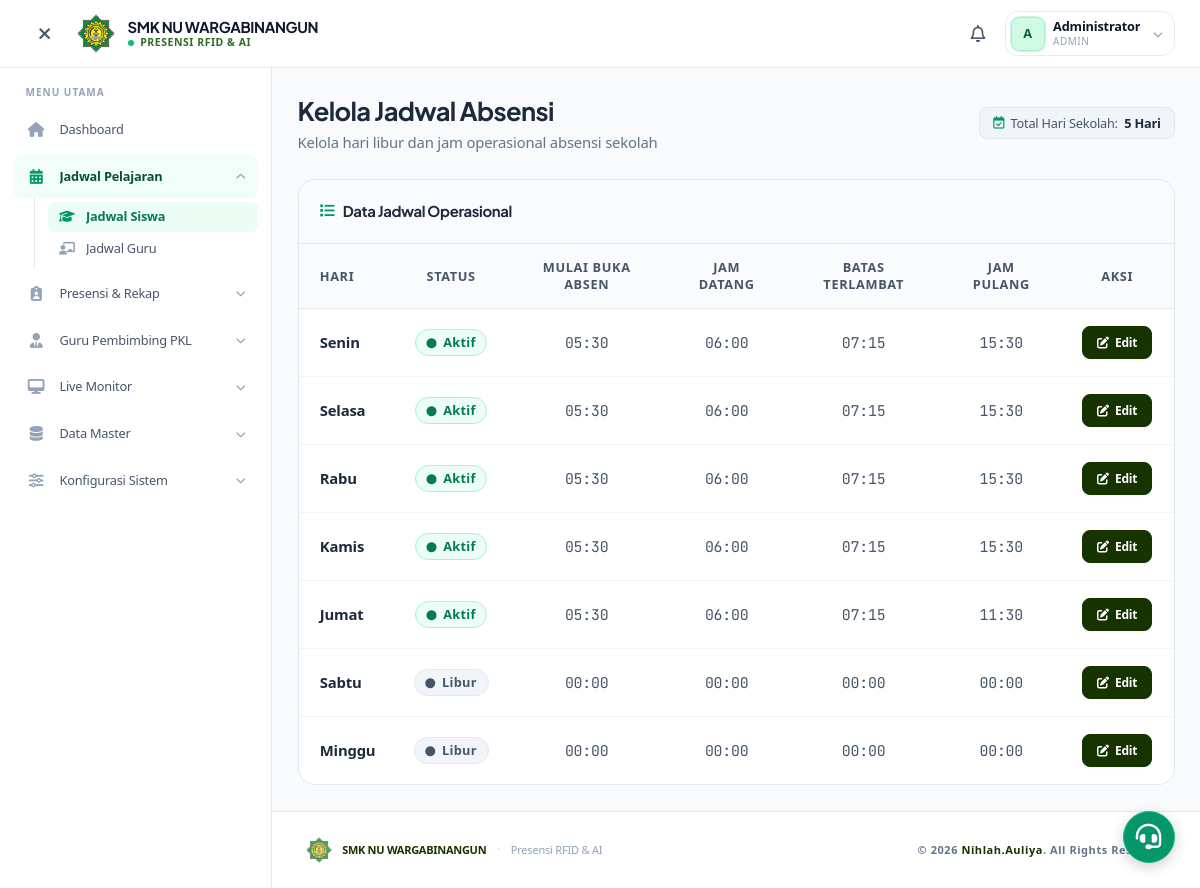
Screenshot of /web/public/jadwal (signed in) with the database file from the repository.
### tables this page shows
CREATE TABLE jadwal_siswa (
    id INT AUTO_INCREMENT PRIMARY KEY,
    hari ENUM('Senin', 'Selasa', 'Rabu', 'Kamis', 'Jumat', 'Sabtu', 'Minggu') NOT NULL UNIQUE,
    jam_mulai_absensi TIME NOT NULL,
    jam_datang TIME NOT NULL,
    batas_terlambat TIME NOT NULL,
    jam_pulang TIME NOT NULL,
    status_aktif BOOLEAN DEFAULT TRUE,
    created_at TIMESTAMP DEFAULT CURRENT_TIMESTAMP
);

### web/app/core/Controller.php (called while the page is built, shortened)
<?php
class Controller {
    public function view($view, $data = []) {
        require_once __DIR__ . '/../views/' . $view . '.php';
    }
    public function model($model) {
        return new $model;
    }
}

### web/app/controllers/JadwalController.php (called while the page is built, shortened)
<?php
class JadwalController extends Controller {
    public function index() {
        $data['judul'] = 'Kelola Jadwal Absensi';
        $data['jadwal'] = $this->model('Jadwal')->getAll();
        $this->view('jadwal/index', $data);
    }
}

### web/app/core/App.php (called while the page is built, shortened)
<?php
class App {
    protected $method = 'index';
    protected $params = [];
    public function __construct() {
        $this->controller = new $this->controller;
        call_user_func_array([$this->controller, $this->method], $this->params);
    }
}

### web/public/index.php (called while the page is built, shortened)
<?php
$app = new App();

### web/app/core/Database.php (called while the page is built, shortened)
<?php
class Database {
    private $host = DB_HOST;
    private $user = DB_USER;
    private $pass = DB_PASS;
    private $db_name = DB_NAME;
    private $dbh;
    private $stmt;
    public function __construct() {
        $portStr = (defined('DB_PORT') && DB_PORT) ? ';port=' . DB_PORT : '';
        $dsn = 'mysql:host=' . $this->host . $portStr . ';dbname=' . $this->db_name . ';charset=utf8mb4';
        $isVercel = isset($_SERVER['VERCEL']) || isset($_ENV['VERCEL']) || (isset($_SERVER['HTTP_HOST']) && strpos($_SERVER['HTTP_HOST'], 'vercel.app') !== false);
        $option = [
            PDO::ATTR_PERSISTENT => !$isVercel,
            PDO::ATTR_ERRMODE => PDO::ERRMODE_EXCEPTION,
            PDO::MYSQL_ATTR_INIT_COMMAND => "SET time_zone = '+07:00'"
        ];
        try {
            $this->dbh = new PDO($dsn, $this->user, $this->pass, $option);
            $this->dbh->exec("SET time_zone = '+07:00'");
        } catch (PDOException $e) {
            error_log("Database Error: " . $e->getMessage());
            if ($isVercel) {
                $this->renderVercelDbNotice($e->getMessage());
                exit;
            }
            die("Terjadi kesalahan pada koneksi database. Silakan hubungi administrator.");
        }
    }
        ?>
        <?php
    public function query($query) {
        $this->stmt = $this->dbh->prepare($query);
    }
    public function bind($param, $value, $type = null) {
        if (is_null($type)) {
            switch (true) {
                case is_int($value):
                    $type = PDO::PARAM_INT;
                    break;
                default:
                    $type = PDO::PARAM_STR;
            }
        }
        $this->stmt->bindValue($param, $value, $type);
    }
    public function execute() {
        try {
            return $this->stmt->execute();
        } catch (PDOException $e) {
            $logFile = dirname(__DIR__) . '/storage/logs/error.log';
            $msg = '[' . date('Y-m-d H:i:s') . '] ' . $e->getMessage() . PHP_EOL;
            @file_put_contents($logFile, $msg, FILE_APPEND);
            throw $e;
        }
    }
    public function resultSet() {
        $this->execute();
        return $this->stmt->fetchAll(PDO::FETCH_OBJ);
    }
}

### web/app/models/Jadwal.php (called while the page is built, shortened)
<?php
class Jadwal extends Model {
    public function getAll() {
        $this->db->query("SELECT * FROM jadwal_siswa ORDER BY FIELD(hari, 'Senin', 'Selasa', 'Rabu', 'Kamis', 'Jumat', 'Sabtu', 'Minggu')");
        return $this->db->resultSet();
    }
}

### web/app/core/Model.php (called while the page is built, shortened)
<?php
class Model {
    public function __construct() {
        $this->db = new Database();
    }
}

### web/app/views/jadwal/index.php (the view, shortened to what this page needs)
<div id="pageContent" class="w-full space-y-6">
    <div class="flex flex-col sm:flex-row sm:items-center sm:justify-between gap-4">
        <div>
            <h1 class="text-xl sm:text-2xl font-bold text-slate-800 dark:text-white tracking-tight">Kelola Jadwal Absensi</h1>
            <p class="text-slate-500 dark:text-slate-400 text-xs sm:text-sm mt-1">Kelola hari libur dan jam operasional absensi sekolah</p>
        </div>
        <div class="flex gap-2 flex-wrap items-center">
            <?php
                $totalAktif = 0;
                if (!empty($data['jadwal']) && is_array($data['jadwal'])) {
                    foreach ($data['jadwal'] as $j) {
                        if (!empty($j->status_aktif)) $totalAktif++;
                    }
                }
            ?>
            <span class="text-xs text-slate-600 dark:text-slate-300 bg-slate-100 dark:bg-slate-800 px-3 py-1.5 rounded-lg border border-slate-200 dark:border-slate-700 flex items-center gap-1.5">
                <i class="fa-regular fa-calendar-check text-emerald-600 dark:text-emerald-400"></i>
                Total Hari Sekolah: <span class="font-semibold text-slate-800 dark:text-white"><?= $totalAktif ?> Hari</span>
            </span>
        </div>
    </div>
    <div class="bg-white dark:bg-slate-800 rounded-2xl border border-slate-200 dark:border-slate-700 shadow-xs overflow-hidden">
        <div class="p-5 border-b border-slate-200 dark:border-slate-700 bg-slate-50/70 dark:bg-slate-800/80">
            <h2 class="text-sm font-bold text-slate-800 dark:text-white flex items-center gap-2 tracking-tight">
                <i class="fa-solid fa-list text-emerald-600 dark:text-emerald-400"></i> Data Jadwal Operasional
            </h2>
        </div>
        <div class="overflow-x-auto">
            <table class="w-full min-w-[640px] text-xs sm:text-sm text-left">
                <thead>
                    <tr class="bg-slate-50/80 dark:bg-slate-900/60 border-b border-slate-200 dark:border-slate-700">
                        <th class="px-5 py-3.5 font-semibold text-slate-600 dark:text-slate-400 text-xs uppercase tracking-wider">Hari</th>
                        <th class="text-center px-4 py-3.5 font-semibold text-slate-600 dark:text-slate-400 text-xs uppercase tracking-wider">Status</th>
                        <th class="text-center px-4 py-3.5 font-semibold text-slate-600 dark:text-slate-400 text-xs uppercase tracking-wider">Mulai Buka Absen</th>
                        <th class="text-center px-4 py-3.5 font-semibold text-slate-600 dark:text-slate-400 text-xs uppercase tracking-wider">Jam Datang</th>
                        <th class="text-center px-4 py-3.5 font-semibold text-slate-600 dark:text-slate-400 text-xs uppercase tracking-wider">Batas Terlambat</th>
                        <th class="text-center px-4 py-3.5 font-semibold text-slate-600 dark:text-slate-400 text-xs uppercase tracking-wider">Jam Pulang</th>
                        <th class="text-center px-5 py-3.5 w-24 font-semibold text-slate-600 dark:text-slate-400 text-xs uppercase tracking-wider">Aksi</th>
                    </tr>
                </thead>
                <tbody class="divide-y divide-slate-100 dark:divide-slate-700/60">
                    <?php if (!empty($data['jadwal']) && is_array($data['jadwal'])): ?>
                        <?php foreach($data['jadwal'] as $row): ?>
                        <tr class="hover:bg-slate-50/50 dark:hover:bg-slate-700/40 transition-colors">
                            <td class="px-5 py-4 whitespace-nowrap">
                                <span class="font-bold text-slate-800 dark:text-white"><?= htmlspecialchars($row->hari ?? '') ?></span>
                            </td>
                            <td class="px-4 py-4 text-center whitespace-nowrap">
                                <?php if (class_exists('BadgeHelper')): ?>
                                    <?= $row->status_aktif ? BadgeHelper::render('aktif', 'Aktif') : BadgeHelper::render('nonaktif', 'Libur') ?>
                                <?php else: ?>
                                    <span class="px-2.5 py-1 text-xs font-medium rounded-full <?= $row->status_aktif ? 'bg-emerald-50 text-emerald-600' : 'bg-slate-100 text-slate-500' ?>">
                                        <?= $row->status_aktif ? 'Aktif' : 'Libur' ?>
                                    </span>
                                <?php endif; ?>
                            </td>
                            <td class="px-4 py-4 text-center text-slate-600 dark:text-slate-400 font-mono text-xs sm:text-sm whitespace-nowrap">
                                <?= !empty($row->jam_mulai_absensi) ? substr($row->jam_mulai_absensi, 0, 5) : '-' ?>
                            </td>
                            <td class="px-4 py-4 text-center text-slate-600 dark:text-slate-400 font-mono text-xs sm:text-sm whitespace-nowrap">
                                <?= !empty($row->jam_datang) ? substr($row->jam_datang, 0, 5) : '-' ?>
                            </td>
                            <td class="px-4 py-4 text-center text-slate-600 dark:text-slate-400 font-mono text-xs sm:text-sm whitespace-nowrap">
                                <?= !empty($row->batas_terlambat) ? substr($row->batas_terlambat, 0, 5) : '-' ?>
                            </td>
                            <td class="px-4 py-4 text-center text-slate-600 dark:text-slate-400 font-mono text-xs sm:text-sm whitespace-nowrap">
                                <?= !empty($row->jam_pulang) ? substr($row->jam_pulang, 0, 5) : '-' ?>
                            </td>
                            <td class="px-5 py-4 text-center whitespace-nowrap">
                                <a href="<?= BASEURL; ?>/jadwal/edit/<?= $row->id ?>"
                                   class="vh-btn-primary text-xs py-1.5 px-3">
                                    <i class="fa-solid fa-pen-to-square"></i> Edit
                                </a>
                            </td>
                        </tr>
                        <?php endforeach; ?>
                    <?php endif; ?>
                </tbody>
            </table>
        </div>
    </div>
</div>

### web/app/helpers/BadgeHelper.php (shortened to what this page needs)
<?php
class BadgeHelper
{
    public static function render(string $status, ?string $label = null, ?string $icon = null): string
    {
        $key   = strtolower(str_replace([' ', '-'], '_', $status));
        $cfg   = self::$map[$key] ?? self::$map['pending'];
        $label = $label ?? strtoupper(str_replace('_', ' ', $status));
        $icon  = $icon  ?? $cfg['icon'];
        return sprintf(
            '<span class="inline-flex items-center gap-1.5 px-2.5 py-1 rounded-full text-xs font-semibold tracking-wide border transition-colors %s %s %s">'
            . '<i class="fa-solid %s text-[10px]"></i><span>%s</span>'
            . '</span>',
            $cfg['bg'], $cfg['text'], $cfg['border'], $icon, htmlspecialchars($label)
        );
    }
}

### rows the page displays
jadwal_siswa: hari "Senin", sprintf "Aktif", jam_mulai_absensi "05:30", jam_datang "06:00", batas_terlambat "07:15", jam_pulang "15:30"
jadwal_siswa: hari "Selasa", sprintf "Aktif", jam_mulai_absensi "05:30", jam_datang "06:00", batas_terlambat "07:15", jam_pulang "15:30"
jadwal_siswa: hari "Rabu", sprintf "Aktif", jam_mulai_absensi "05:30", jam_datang "06:00", batas_terlambat "07:15", jam_pulang "15:30"
jadwal_siswa: hari "Kamis", sprintf "Aktif", jam_mulai_absensi "05:30", jam_datang "06:00", batas_terlambat "07:15", jam_pulang "15:30"
jadwal_siswa: hari "Jumat", sprintf "Aktif", jam_mulai_absensi "05:30", jam_datang "06:00", batas_terlambat "07:15", jam_pulang "11:30"
jadwal_siswa: hari "Sabtu", sprintf "Libur", jam_mulai_absensi "00:00", jam_datang "00:00", batas_terlambat "00:00", jam_pulang "00:00"
jadwal_siswa: hari "Minggu", sprintf "Libur", jam_mulai_absensi "00:00", jam_datang "00:00", batas_terlambat "00:00", jam_pulang "00:00"

### other values shown
substr(SessionHelper::get('name') ?? 'U', 0, 1) "A"
SessionHelper::get('name') "Administrator"
SessionHelper::get('role') "ADMIN"
$totalAktif "5"
